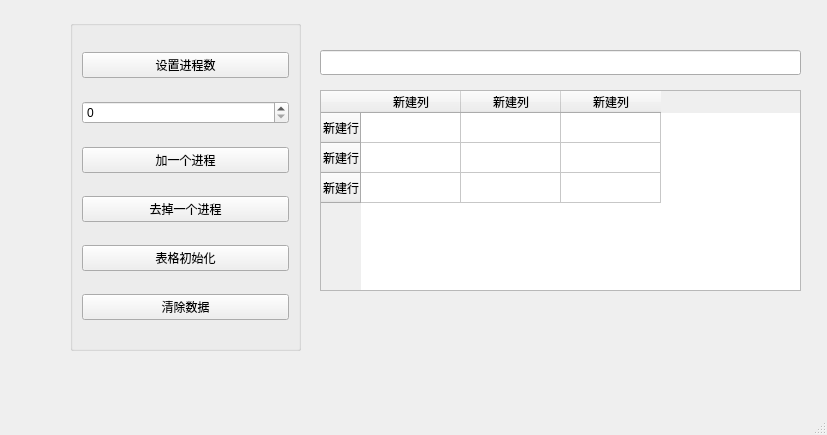
<?xml version="1.0" encoding="UTF-8"?>
<ui version="4.0">
 <class>MainWindow</class>
 <widget class="QMainWindow" name="MainWindow">
  <property name="geometry">
   <rect>
    <x>0</x>
    <y>0</y>
    <width>827</width>
    <height>435</height>
   </rect>
  </property>
  <property name="windowTitle">
   <string>MainWindow</string>
  </property>
  <widget class="QWidget" name="centralwidget">
   <widget class="QGroupBox" name="groupBox">
    <property name="geometry">
     <rect>
      <x>70</x>
      <y>20</y>
      <width>231</width>
      <height>331</height>
     </rect>
    </property>
    <property name="title">
     <string/>
    </property>
    <layout class="QVBoxLayout" name="verticalLayout">
     <item>
      <widget class="QPushButton" name="setprocess_num">
       <property name="text">
        <string>设置进程数</string>
       </property>
      </widget>
     </item>
     <item>
      <widget class="QSpinBox" name="spinRowcount">
       <property name="font">
        <font>
         <kerning>true</kerning>
        </font>
       </property>
      </widget>
     </item>
     <item>
      <widget class="QPushButton" name="add_process">
       <property name="text">
        <string>加一个进程</string>
       </property>
      </widget>
     </item>
     <item>
      <widget class="QPushButton" name="sub_process">
       <property name="text">
        <string>去掉一个进程</string>
       </property>
      </widget>
     </item>
     <item>
      <widget class="QPushButton" name="read_excel">
       <property name="text">
        <string>表格初始化</string>
       </property>
      </widget>
     </item>
     <item>
      <widget class="QPushButton" name="clear_num">
       <property name="text">
        <string>清除数据</string>
       </property>
      </widget>
     </item>
    </layout>
   </widget>
   <widget class="QTableWidget" name="tableInfo">
    <property name="geometry">
     <rect>
      <x>320</x>
      <y>90</y>
      <width>481</width>
      <height>201</height>
     </rect>
    </property>
    <row>
     <property name="text">
      <string>新建行</string>
     </property>
    </row>
    <row>
     <property name="text">
      <string>新建行</string>
     </property>
    </row>
    <row>
     <property name="text">
      <string>新建行</string>
     </property>
    </row>
    <column>
     <property name="text">
      <string>新建列</string>
     </property>
    </column>
    <column>
     <property name="text">
      <string>新建列</string>
     </property>
    </column>
    <column>
     <property name="text">
      <string>新建列</string>
     </property>
    </column>
    <item row="0" column="0">
     <property name="text">
      <string/>
     </property>
     <property name="font">
      <font>
       <pointsize>9</pointsize>
      </font>
     </property>
    </item>
   </widget>
   <widget class="QLineEdit" name="lineEdit">
    <property name="geometry">
     <rect>
      <x>320</x>
      <y>50</y>
      <width>481</width>
      <height>25</height>
     </rect>
    </property>
    <property name="styleSheet">
     <string notr="true">color: rgb(255, 0, 0);
font: 290 9pt &quot;Microsoft YaHei UI&quot;;
</string>
    </property>
   </widget>
  </widget>
  <widget class="QMenuBar" name="menubar">
   <property name="geometry">
    <rect>
     <x>0</x>
     <y>0</y>
     <width>827</width>
     <height>25</height>
    </rect>
   </property>
  </widget>
  <widget class="QStatusBar" name="statusbar"/>
 </widget>
 <resources/>
 <connections/>
</ui>
